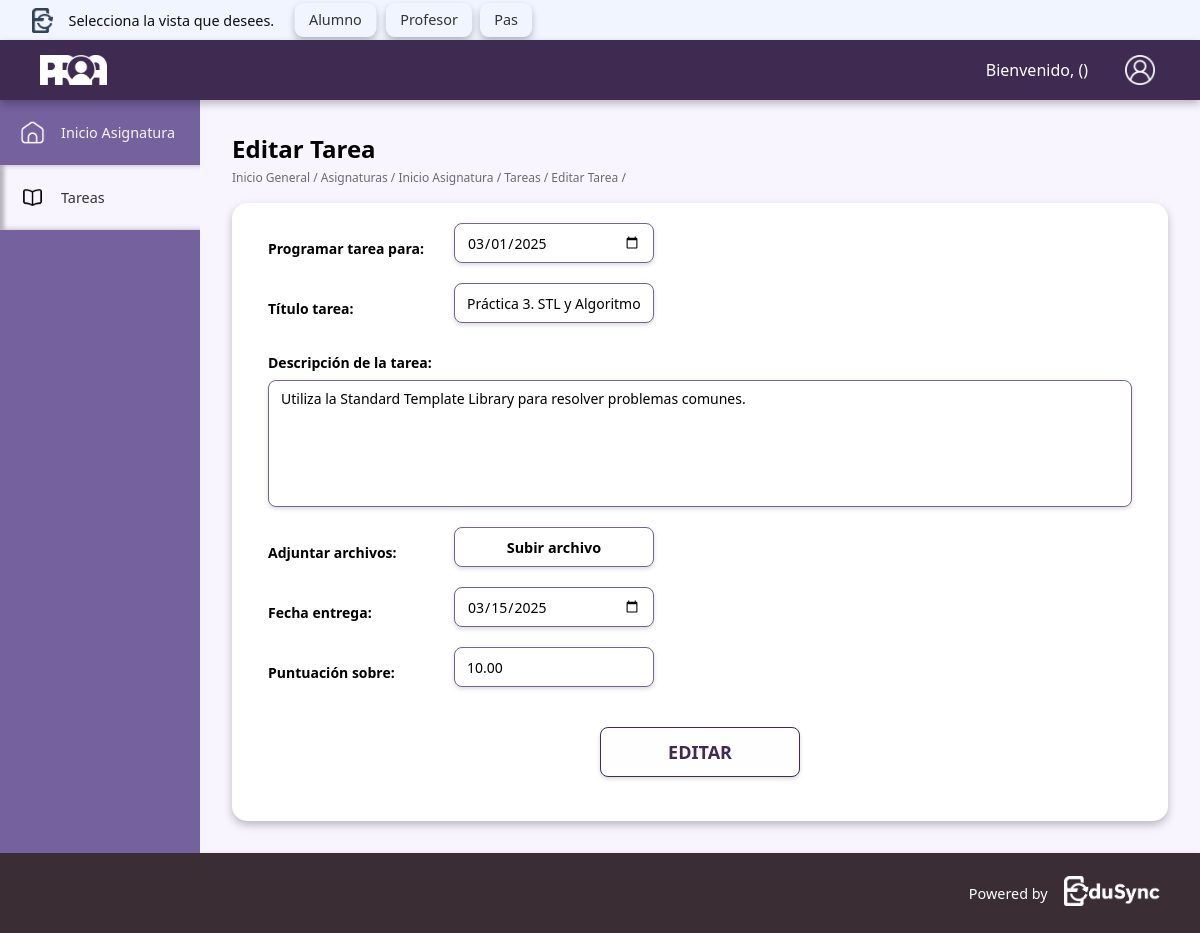
Page /src/app/proa/profeAlumno/editarTarea.php?id_tarea=1 on the committed database.
### tables this page shows
CREATE TABLE `tareas` (
  `id_tarea` int(11) NOT NULL,
  `id_asignatura` int(11) DEFAULT NULL,
  `titulo` varchar(100) DEFAULT NULL,
  `descripcion` text DEFAULT NULL,
  `fecha_apertura` date DEFAULT NULL,
  `fecha_entrega` date DEFAULT NULL,
  `puntuacion_maxima` decimal(5,2) DEFAULT NULL,
  `archivo_adjunto` varchar(255) DEFAULT NULL,
  `creado_por` varchar(10) DEFAULT NULL,
  `grupo_id` varchar(10) NOT NULL
);

### src/app/includes/proaInc/proaProfesores/editarTareaProfesor.inc (the view, shortened to what this page needs)
<div class="tabla-flex-container">
    <div class="card-content">
        <form class="form" id="taskForm" action="editarTareaBD.php" method="POST" enctype="multipart/form-data">
            <label class="form-label" for="scheduleDate">Programar tarea para:</label>
            <div class="input-date-wrapper">
               <input class="input-date" type="date" name="fecha_apertura" value="<?= htmlspecialchars($tarea['fecha_apertura'] ?? '') ?>" required>
            </div>
            <label class="form-label" for="taskTitle">Título tarea:</label>
            <input class="input-date" type="text" name="titulo" value="<?= htmlspecialchars($tarea['titulo'] ?? '') ?>" required>
            <div class="form-row">
                <label class="descripcionTarea" for="taskDescription">Descripción de la tarea:</label>
                <textarea class="textarea" name="descripcion"><?= htmlspecialchars($tarea['descripcion'] ?? '') ?></textarea>
            </div>
            <label class="form-label" for="taskFile">Adjuntar archivos:</label>
            <div class="file-input-wrapper">
                <button type="button" class="file-input-button" onclick="document.getElementById('taskFile').click();">
                    <span>Subir archivo</span>
                </button>
            </div>
            <label class="form-label" for="dueDate">Fecha entrega:</label>
            <div class="input-date-wrapper">
                <input class="input-date" type="date" name="fecha_entrega" value="<?= htmlspecialchars($tarea['fecha_entrega'] ?? '') ?>" required>
            </div>
            <label class="form-label" for="taskScore">Puntuación sobre:</label>
            <input class="input-date" type="number" name="puntuacion_maxima" value="<?= htmlspecialchars($tarea['puntuacion_maxima'] ?? '') ?>" required>
            <div class="submit-button">
                <button type="submit">EDITAR</button>
            </div>
        </form>
 </div>
</div>

### src/css/proaCSS/estilosBaseProa.css (style rules this page uses)
html { scroll-behavior: smooth; }
* { margin: 0; padding: 0; }
*, *::before, *::after { box-sizing: border-box; }
input, button, textarea, select { font: inherit; }
body { transition: all 0.3s ease-in-out; font-family: 'Segoe UI', Tahoma, Geneva, Verdana, sans-serif; background-color: var(--color-fondo); display: grid; grid-template-areas: "header header" "sidebar contenido" "footer footer"; grid-template-columns: var(--ancho-sidebar) 1fr; grid-template-rows: var(--altura-header) 1fr var(--altura-footer); min-height: 100vh; }
:root { --color-principal: #3f2a52; --color-principal-claro: #75619e; --color-principal-muy-claro: #beaed8; --color-principal-oscuro: #3a2d34; --color-fondo: #f8f5ff; --color-blanco: #ffffff; --color-gris-claro: #f5f5f5; --color-borde: #75619e; --color-texto: #333333; --color-texto-claro: #6b6b6b; --sombra-generica: 0px 4px 8px 0px rgba(0, 0, 0, 0.25); --sombra-interior: inset 0px 4px 4px rgba(0, 0, 0, 0.25); --altura-header: 60px; --altura-footer: 80px; --ancho-sidebar: 200px; --header-selector: 40px; --color-primario-edusync: #0D273D; --color-secundario-edusync: #2F4256; --color-fondo-edusync: #F1F5FF; --color-texto-edusync: #333333; --color-texto-claro-edusync: #FFFFFF; --color-boton-edusync: #2F4256; --color-boton-hover-edusync: #3D5166; }
span { font-size: .9rem; }

### src/css/proaCSS/crearEditarTarea.css (style rules this page uses)
:root { --color-principal: #3f2a52; --color-principal-claro: #75619e; --color-principal-oscuro: #3a2d34; --color-secundario: rgba(217, 217, 217, 0.2); --color-amorado-claro: #fefeff; --color-fondo: #f8f5ff; --color-blanco: #ffffff; --color-negro: #000000; }
.card-content { padding-bottom: 24px; padding-left: 16px; padding-right: 16px; }
.form { display: flex; flex-direction: column; gap: 16px; }
.form-row { display: flex; flex-direction: column; gap: 8px; }
.form-label { font-weight: bold; color: var(--color-negro); font-size: 14px; align-self: center; }
.descripcionTarea { align-self: left; font-weight: bold; color: var(--color-negro); font-size: 14px; }
.input-text, .input-date { width: 100%; height: 40px; background-color: var(--color-blanco); border: 1px solid var(--color-principal-claro); border-radius: 8px; box-shadow: 0 2px 4px rgba(0, 0, 0, 0.15); padding: 8px 12px; font-size: 14px; }
.input-date-wrapper { position: relative; width: 100%; }
.textarea { width: 100%; height: 100px; background-color: var(--color-blanco); border: 1px solid var(--color-principal-claro); border-radius: 8px; box-shadow: 0 2px 4px rgba(0, 0, 0, 0.15); padding: 8px 12px; resize: none; font-size: 14px; }
.file-input-wrapper { position: relative; width: 100%; }
.file-input-button { width: 100%; height: 40px; background-color: var(--color-blanco); border: 1px solid var(--color-principal-claro); border-radius: 8px; box-shadow: 0 2px 4px rgba(0, 0, 0, 0.15); display: flex; align-items: center; justify-content: center; gap: 8px; font-weight: bold; color: var(--color-negro); font-size: 14px; }
.submit-button { display: flex; justify-content: center; margin-top: 20px; }
.submit-button button { width: 100%; height: 45px; background-color: var(--color-amorado-claro); border: 1px solid var(--color-principal); border-radius: 8px; box-shadow: 0 2px 4px rgba(0, 0, 0, 0.15); color: var(--color-principal); font-weight: bold; font-size: 16px; cursor: pointer; }
@media (min-width: 768px) { .form { display: grid; grid-template-columns: auto 1fr; gap: 20px 30px; } }
@media (min-width: 768px) { .form-row { grid-column: span 2; } }
@media (min-width: 768px) { .textarea { height: 127px; } }
@media (min-width: 768px) { .input-text, .input-date { width: 200px; } }
@media (min-width: 768px) { .file-input-button { width: 200px; } }
@media (min-width: 768px) { .submit-button { grid-column: 1 / -1; } }
@media (min-width: 768px) { .submit-button button { width: 200px; height: 50px; font-size: 18px; } }
@media (min-width: 768px) { .form-label { margin-top: 10px; } }
@media (min-width: 768px) { .descripcionTarea { margin-top: 10px; } }

### rows in the picture
tareas: fecha_apertura "03/01/2025", titulo "Práctica 3. STL y Algoritmos", descripcion "Utiliza la Standard Template Library para resolver problemas comunes.", fecha_entrega "03/15/2025", puntuacion_maxima "10.00"
